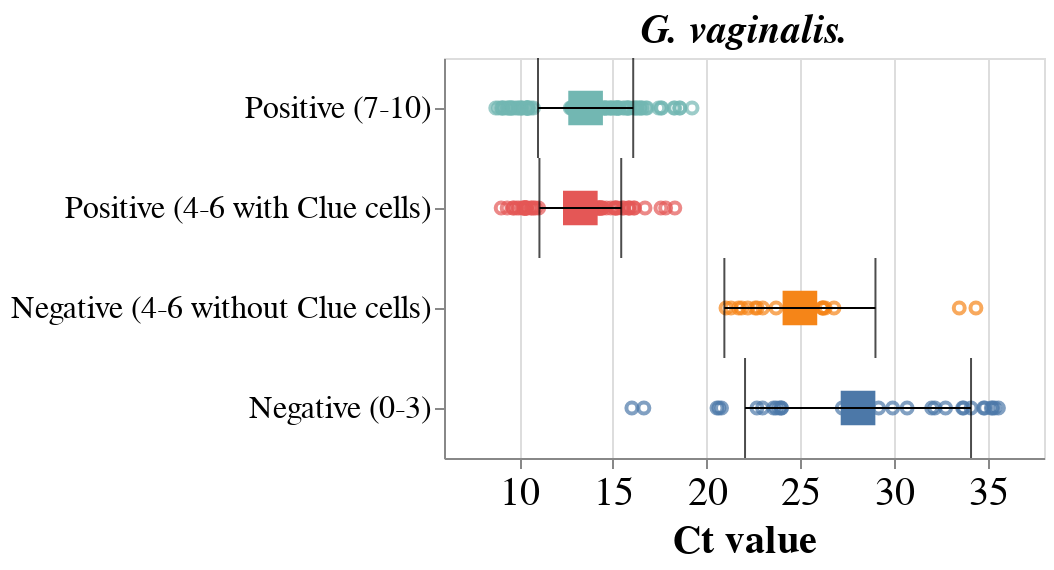

Notebook code cell kept with this figure:
### Markdown cell above
Fig 4: Comparison of Ct values and Nugent score obtained of Mobiluncus spp. on the Seegene Vaginitis Screening assay

### Code cell
lacto = dis_df[(dis_df['Gene'] == 'G. vaginalis') & (dis_df['Agreement2'] == 'Concordant')]
order=['Positive (7-10)','Positive (4-6 with Clue cells)','Negative (4-6 without Clue cells)','Negative (0-3)']

title=alt.TitleParams('G. vaginalis.', fontSize=20, fontStyle='Italic')
                                                
lacto_point_bv= alt.Chart(lacto, title=title).mark_point().encode(alt.X('CT:Q', title='Ct value', scale=alt.Scale(domain=[6,38]),axis=alt.Axis(labelAngle=0, labelFontSize=20, titleFontSize=20, grid=True,)),
                                                      alt.Y('BV_reviewed_score_sg:N' ,sort=order, axis=alt.Axis(labels=True,labelFontSize=16, titleFontSize=20, grid=False , labelLimit=900)), 
                                                    alt.Color('BV_reviewed_score_sg:N', legend=None))                                                 


lacto_mean_bv = alt.Chart(lacto).mark_square(size=300).encode(alt.X('mean(CT):Q', title='Ct value',  scale=alt.Scale(domain=[6,38]),axis=alt.Axis(labelAngle=45, labelFontSize=20, titleFontSize=20, grid=True,)),
                                                         alt.Y('BV_reviewed_score_sg:N' ,sort=order, axis=alt.Axis(labels=False,labelFontSize=16, titleFontSize=20, grid=False )),
                                                             alt.Color('BV_reviewed_score_sg:N', legend=None))

error_bars = alt.Chart(lacto).mark_errorbar(extent='stdev',ticks=True, color='black').encode(alt.X('CT:Q', title='Ct value',scale=alt.Scale(domain=[6,38]), axis=alt.Axis(labelAngle=45, labelFontSize=20, titleFontSize=20, grid=True,)),
                                                      alt.Y('BV_reviewed_score_sg:N', sort=order, title= None, axis=alt.Axis(labels=False,labelFontSize=16, titleFontSize=20, grid=False)))

lacto_chart =(lacto_point_bv+ lacto_mean_bv+error_bars ).properties(width=300, height=200).configure_axisY(titleX=-250)
lacto_chart

### Figure 1 — Vega-Lite specification as saved in the notebook (floating-point values rounded to 4 significant figures; data arrays with more than 128 entries replaced by an {"elided": "..."} marker saying what was removed)
{"$schema": "https://vega.github.io/schema/vega-lite/v4.17.0.json", "config": {"axisY": {"titleX": -250}, "view": {"continuousHeight": 300, "continuousWidth": 400}}, "data": {"name": "data-93c699d2e23975a7f869e671992b82ce"}, "datasets": {"data-93c699d2e23975a7f869e671992b82ce": {"elided": "327 records"}}, "height": 200, "layer": [{"encoding": {"color": {"field": "BV_reviewed_score_sg", "legend": null, "type": "nominal"}, "x": {"axis": {"grid": true, "labelAngle": 0, "labelFontSize": 20, "titleFontSize": 20}, "field": "CT", "scale": {"domain": [6, 38]}, "title": "Ct value", "type": "quantitative"}, "y": {"axis": {"grid": false, "labelFontSize": 16, "labelLimit": 900, "labels": true, "titleFontSize": 20}, "field": "BV_reviewed_score_sg", "sort": ["Positive (7-10)", "Positive (4-6 with Clue cells)", "Negative (4-6 without Clue cells)", "Negative (0-3)"], "type": "nominal"}}, "mark": "point", "title": {"fontSize": 20, "fontStyle": "Italic", "text": "G. vaginalis."}}, {"encoding": {"color": {"field": "BV_reviewed_score_sg", "legend": null, "type": "nominal"}, "x": {"aggregate": "mean", "axis": {"grid": true, "labelAngle": 45, "labelFontSize": 20, "titleFontSize": 20}, "field": "CT", "scale": {"domain": [6, 38]}, "title": "Ct value", "type": "quantitative"}, "y": {"axis": {"grid": false, "labelFontSize": 16, "labels": false, "titleFontSize": 20}, "field": "BV_reviewed_score_sg", "sort": ["Positive (7-10)", "Positive (4-6 with Clue cells)", "Negative (4-6 without Clue cells)", "Negative (0-3)"], "type": "nominal"}}, "mark": {"size": 300, "type": "square"}}, {"encoding": {"x": {"axis": {"grid": true, "labelAngle": 45, "labelFontSize": 20, "titleFontSize": 20}, "field": "CT", "scale": {"domain": [6, 38]}, "title": "Ct value", "type": "quantitative"}, "y": {"axis": {"grid": false, "labelFontSize": 16, "labels": false, "titleFontSize": 20}, "field": "BV_reviewed_score_sg", "sort": ["Positive (7-10)", "Positive (4-6 with Clue cells)", "Negative (4-6 without Clue cells)", "Negative (0-3)"], "title": null, "type": "nominal"}}, "mark": {"color": "black", "extent": "stdev", "ticks": true, "type": "errorbar"}}], "width": 300}
